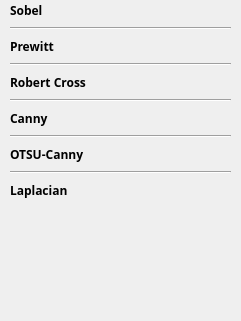
    <widget class="QWidget" name="tool_edge">
     <property name="geometry">
      <rect>
       <x>0</x>
       <y>0</y>
       <width>241</width>
       <height>321</height>
      </rect>
     </property>
     <attribute name="label">
      <string>에지 검출</string>
     </attribute>
     <widget class="QWidget" name="verticalLayoutWidget_4">
      <property name="geometry">
       <rect>
        <x>10</x>
        <y>0</y>
        <width>221</width>
        <height>207</height>
       </rect>
      </property>
      <layout class="QVBoxLayout" name="verticalLayout_5" stretch="0,0,0,0,0,0,0,0,0,0,0">
       <item>
        <layout class="QHBoxLayout" name="horizontalLayout_16" stretch="10,1">
         <item>
          <widget class="QLabel" name="edge_sobel_label">
           <property name="font">
            <font>
             <family>Pretendard</family>
             <pointsize>9</pointsize>
             <weight>75</weight>
             <bold>true</bold>
            </font>
           </property>
           <property name="styleSheet">
            <string notr="true">background-color: rgba(255, 255, 255, 0)</string>
           </property>
           <property name="text">
            <string>Sobel</string>
           </property>
          </widget>
         </item>
         <item>
          <widget class="QRadioButton" name="edge_sobel_btn">
           <property name="styleSheet">
            <string notr="true">QRadioButton::indicator {
    width: 35px;
	height: 18px;
	image: url(&quot;C:/Users/User/workspace/2023-Industry-Academia-Collaboration-Project/ShortTerm-Internship/project/opencv_on_pyqt/Checkbox_off.png&quot;);
}
QRadioButton::indicator::checked {
	width: 35px;
	height: 18px;
    image: url(&quot;C:/Users/User/workspace/2023-Industry-Academia-Collaboration-Project/ShortTerm-Internship/project/opencv_on_pyqt/Checkbox_on.png&quot;);
}
QRadioButton {
	background-color: rgba(0,0,0,0);
}</string>
           </property>
           <property name="text">
            <string/>
           </property>
           <property name="checkable">
            <bool>true</bool>
           </property>
           <property name="checked">
            <bool>false</bool>
           </property>
          </widget>
         </item>
        </layout>
       </item>
       <item>
        <widget class="Line" name="line_11">
         <property name="orientation">
          <enum>Qt::Horizontal</enum>
         </property>
        </widget>
       </item>
       <item>
        <layout class="QHBoxLayout" name="horizontalLayout_17" stretch="10,1">
         <item>
          <widget class="QLabel" name="edge_prewitt_label">
           <property name="font">
            <font>
             <family>Pretendard</family>
             <pointsize>9</pointsize>
             <weight>75</weight>
             <bold>true</bold>
            </font>
           </property>
           <property name="styleSheet">
            <string notr="true">background-color: rgba(255, 255, 255, 0)</string>
           </property>
           <property name="text">
            <string>Prewitt</string>
           </property>
          </widget>
         </item>
         <item>
          <widget class="QRadioButton" name="edge_prewitt_btn">
           <property name="enabled">
            <bool>true</bool>
           </property>
           <property name="styleSheet">
            <string notr="true">QRadioButton::indicator {
    width: 35px;
	height: 18px;
	image: url(&quot;C:/Users/User/workspace/2023-Industry-Academia-Collaboration-Project/ShortTerm-Internship/project/opencv_on_pyqt/Checkbox_off.png&quot;);
}
QRadioButton::indicator::checked {
	width: 35px;
	height: 18px;
    image: url(&quot;C:/Users/User/workspace/2023-Industry-Academia-Collaboration-Project/ShortTerm-Internship/project/opencv_on_pyqt/Checkbox_on.png&quot;);
}
QRadioButton {
	background-color: rgba(0,0,0,0);
}</string>
           </property>
           <property name="text">
            <string/>
           </property>
           <property name="checkable">
            <bool>true</bool>
           </property>
           <property name="checked">
            <bool>false</bool>
           </property>
          </widget>
         </item>
        </layout>
       </item>
       <item>
        <widget class="Line" name="line_12">
         <property name="orientation">
          <enum>Qt::Horizontal</enum>
         </property>
        </widget>
       </item>
       <item>
        <layout class="QHBoxLayout" name="horizontalLayout_18" stretch="10,1">
         <item>
          <widget class="QLabel" name="edge_robert_label">
           <property name="font">
            <font>
             <family>Pretendard</family>
             <pointsize>9</pointsize>
             <weight>75</weight>
             <bold>true</bold>
            </font>
           </property>
           <property name="styleSheet">
            <string notr="true">background-color: rgba(255, 255, 255, 0)</string>
           </property>
           <property name="text">
            <string>Robert Cross</string>
           </property>
          </widget>
         </item>
         <item>
          <widget class="QRadioButton" name="edge_robert_btn">
           <property name="enabled">
            <bool>true</bool>
           </property>
           <property name="styleSheet">
            <string notr="true">QRadioButton::indicator {
    width: 35px;
	height: 18px;
	image: url(&quot;C:/Users/User/workspace/2023-Industry-Academia-Collaboration-Project/ShortTerm-Internship/project/opencv_on_pyqt/Checkbox_off.png&quot;);
}
QRadioButton::indicator::checked {
	width: 35px;
	height: 18px;
    image: url(&quot;C:/Users/User/workspace/2023-Industry-Academia-Collaboration-Project/ShortTerm-Internship/project/opencv_on_pyqt/Checkbox_on.png&quot;);
}
QRadioButton {
	background-color: rgba(0,0,0,0);
}</string>
           </property>
           <property name="text">
            <string/>
           </property>
           <property name="checkable">
            <bool>true</bool>
           </property>
           <property name="checked">
            <bool>false</bool>
           </property>
          </widget>
         </item>
        </layout>
       </item>
       <item>
        <widget class="Line" name="line_13">
         <property name="orientation">
          <enum>Qt::Horizontal</enum>
         </property>
        </widget>
       </item>
       <item>
        <layout class="QHBoxLayout" name="horizontalLayout_19" stretch="10,1">
         <item>
          <widget class="QLabel" name="edge_canny_label">
           <property name="font">
            <font>
             <family>Pretendard</family>
             <pointsize>9</pointsize>
             <weight>75</weight>
             <bold>true</bold>
            </font>
           </property>
           <property name="styleSheet">
            <string notr="true">background-color: rgba(255, 255, 255, 0)</string>
           </property>
           <property name="text">
            <string>Canny</string>
           </property>
          </widget>
         </item>
         <item>
          <widget class="QRadioButton" name="edge_canny_btn">
           <property name="enabled">
            <bool>true</bool>
           </property>
           <property name="styleSheet">
            <string notr="true">QRadioButton::indicator {
    width: 35px;
	height: 18px;
	image: url(&quot;C:/Users/User/workspace/2023-Industry-Academia-Collaboration-Project/ShortTerm-Internship/project/opencv_on_pyqt/Checkbox_off.png&quot;);
}
QRadioButton::indicator::checked {
	width: 35px;
	height: 18px;
    image: url(&quot;C:/Users/User/workspace/2023-Industry-Academia-Collaboration-Project/ShortTerm-Internship/project/opencv_on_pyqt/Checkbox_on.png&quot;);
}
QRadioButton {
	background-color: rgba(0,0,0,0);
}</string>
           </property>
           <property name="text">
            <string/>
           </property>
           <property name="checkable">
            <bool>true</bool>
           </property>
           <property name="checked">
            <bool>false</bool>
           </property>
          </widget>
         </item>
        </layout>
       </item>
       <item>
        <widget class="Line" name="line_17">
         <property name="orientation">
          <enum>Qt::Horizontal</enum>
         </property>
        </widget>
       </item>
       <item>
        <layout class="QHBoxLayout" name="horizontalLayout_24" stretch="10,1">
         <item>
          <widget class="QLabel" name="edge_otsu_label">
           <property name="font">
            <font>
             <family>Pretendard</family>
             <pointsize>9</pointsize>
             <weight>75</weight>
             <bold>true</bold>
            </font>
           </property>
           <property name="styleSheet">
            <string notr="true">background-color: rgba(255, 255, 255, 0)</string>
           </property>
           <property name="text">
            <string>OTSU-Canny</string>
           </property>
          </widget>
         </item>
         <item>
          <widget class="QRadioButton" name="edge_otsu_btn">
           <property name="enabled">
            <bool>true</bool>
           </property>
           <property name="styleSheet">
            <string notr="true">QRadioButton::indicator {
    width: 35px;
	height: 18px;
	image: url(&quot;C:/Users/User/workspace/2023-Industry-Academia-Collaboration-Project/ShortTerm-Internship/project/opencv_on_pyqt/Checkbox_off.png&quot;);
}
QRadioButton::indicator::checked {
	width: 35px;
	height: 18px;
    image: url(&quot;C:/Users/User/workspace/2023-Industry-Academia-Collaboration-Project/ShortTerm-Internship/project/opencv_on_pyqt/Checkbox_on.png&quot;);
}
QRadioButton {
	background-color: rgba(0,0,0,0);
}</string>
           </property>
           <property name="text">
            <string/>
           </property>
           <property name="checkable">
            <bool>true</bool>
           </property>
           <property name="checked">
            <bool>false</bool>
           </property>
          </widget>
         </item>
        </layout>
       </item>
       <item>
        <widget class="Line" name="line_14">
         <property name="orientation">
          <enum>Qt::Horizontal</enum>
         </property>
        </widget>
       </item>
       <item>
        <layout class="QHBoxLayout" name="horizontalLayout_20" stretch="10,1">
         <item>
          <widget class="QLabel" name="edge_laplacian_label">
           <property name="font">
            <font>
             <family>Pretendard</family>
             <pointsize>9</pointsize>
             <weight>75</weight>
             <bold>true</bold>
            </font>
           </property>
           <property name="styleSheet">
            <string notr="true">background-color: rgba(255, 255, 255, 0)</string>
           </property>
           <property name="text">
            <string>Laplacian</string>
           </property>
          </widget>
         </item>
         <item>
          <widget class="QRadioButton" name="edge_laplacian_btn">
           <property name="enabled">
            <bool>true</bool>
           </property>
           <property name="styleSheet">
            <string notr="true">QRadioButton::indicator {
    width: 35px;
	height: 18px;
	image: url(&quot;C:/Users/User/workspace/2023-Industry-Academia-Collaboration-Project/ShortTerm-Internship/project/opencv_on_pyqt/Checkbox_off.png&quot;);
}
QRadioButton::indicator::checked {
	width: 35px;
	height: 18px;
    image: url(&quot;C:/Users/User/workspace/2023-Industry-Academia-Collaboration-Project/ShortTerm-Internship/project/opencv_on_pyqt/Checkbox_on.png&quot;);
}
QRadioButton {
	background-color: rgba(0,0,0,0);
}</string>
           </property>
           <property name="text">
            <string/>
           </property>
           <property name="checkable">
            <bool>true</bool>
           </property>
           <property name="checked">
            <bool>false</bool>
           </property>
          </widget>
         </item>
        </layout>
       </item>
      </layout>
     </widget>
    </widget>
